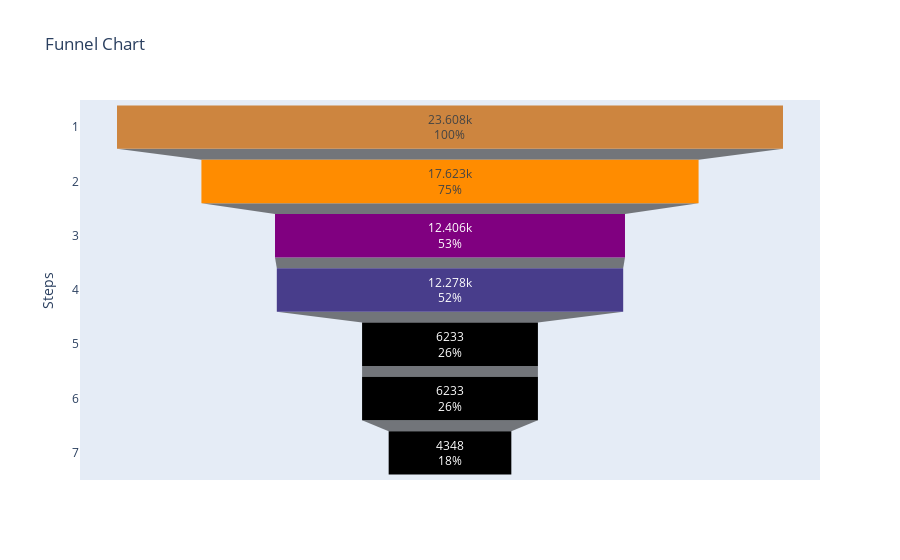

The cell this chart's notebook holds for it:
### Code cell
# Assuming your CSV file contains columns: 'funnel_step' and 'user_count'
steps = df['funnel_step']
values = df['user_count']

# Define a color sequence
colors = ['peru', 'darkorange', 'purple', 'darkslateblue']

# Create the trace for the funnel chart with defined colors
fig = go.Figure(go.Funnel(
    y=steps,
    x=values,
    textinfo="value+percent initial",
    marker={"color": colors}
))

# Update layout
fig.update_layout(title="Funnel Chart",
                  xaxis_title="Number of Users",
                  yaxis_title="Steps")

# Show the plot
fig.show()

### Figure 1 — Plotly figure (JSON) as saved in the notebook; plotly's stock layout.template omitted (floating-point values rounded to 4 significant figures)
{"data": [{"marker": {"color": ["peru", "darkorange", "purple", "darkslateblue"]}, "textinfo": "value+percent initial", "type": "funnel", "x": [23608, 17623, 12406, 12278, 6233, 6233, 4348], "y": [1, 2, 3, 4, 5, 6, 7]}], "layout": {"title": {"text": "Funnel Chart"}, "xaxis": {"title": {"text": "Number of Users"}}, "yaxis": {"title": {"text": "Steps"}}}}
